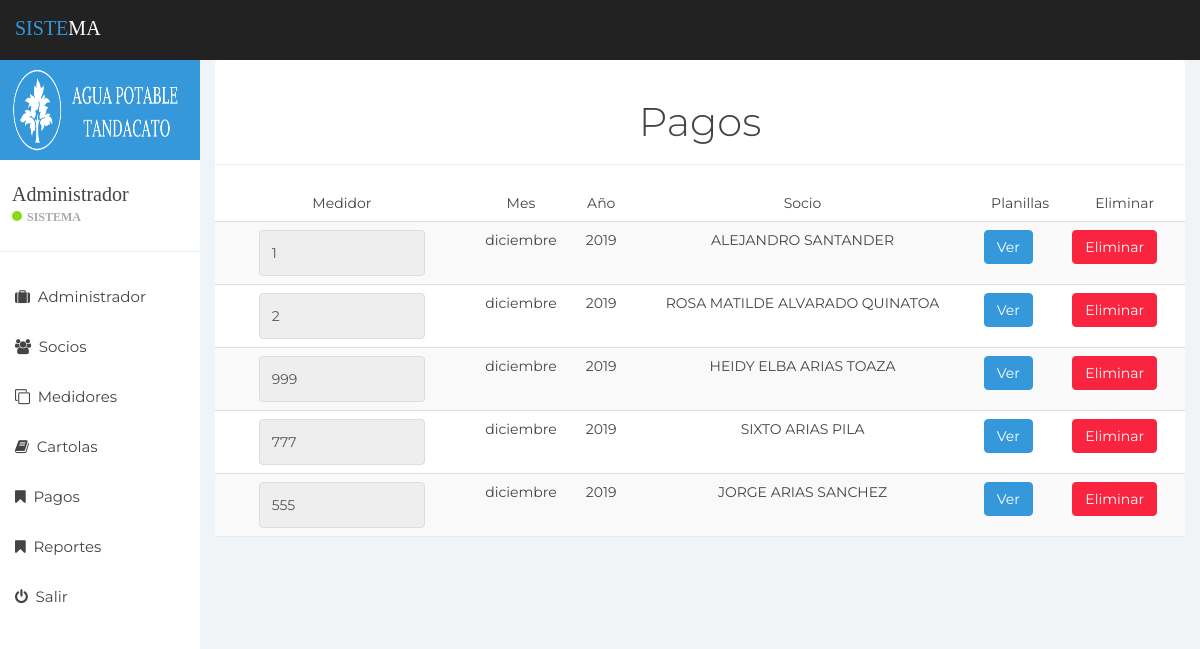
Screenshot of /Views/Pagos/lista.php (signed in) with the database file from the repository.
### tables this page shows
CREATE TABLE IF NOT EXISTS `cartola` (
`id` int(11) NOT NULL,
  `idMedidor` int(11) NOT NULL,
  `numero` varchar(255) NOT NULL,
  `direccion` varchar(255) NOT NULL,
  `socio` varchar(255) NOT NULL,
  `costo` varchar(255) NOT NULL,
  `mes` varchar(255) NOT NULL,
  `anio` int(4) NOT NULL,
  `estado` int(4) NOT NULL
);

### Views/Pagos/lista.php (the view, shortened to what this page needs)
<?php include("Inicio.php"); ?>
<br>
<section>
  <h1 align='center'>Pagos</h1>
  <hr>
  <table class="table table-striped table-hove" id="myTable">
    <thead>
      <tr>
        <td align="center">Medidor</td>
        <td align="center">Mes</td>
        <td align="center">Año</td>
        <td align="center">Socio</td>
        <td align="center">Planillas</td>
        <td align="center">Eliminar</td>
      </tr>
    </thead>
    <tbody>
      <?php
      include 'conection.php';
      $lastMes = "SELECT mes,id FROM cartola ORDER by id DESC LIMIT 1";
      $lastM = mysqli_query($connection, $lastMes);
      while ($resM = mysqli_fetch_array($lastM)) {
        $varLastM = $resM['mes'];
      }
      if(!empty($varLastM)){
      $listarCartola = "SELECT c.id, c.numero, c.direccion, c.socio, c.costo, c.mes, c.anio,
                    s.id_socio, CONCAT( s.nombre_socio, ' ',s.apellido_socio) AS nombre_completo
                    FROM cartola c
                    INNER JOIN socio s ON c.socio = s.id_socio WHERE mes = '$varLastM'";
      $query = mysqli_query($connection, $listarCartola);
      while ($row = mysqli_fetch_array($query)) { ?>
        <tr>
          <td align='center'><input type="text" readonly class="form-control" value="<?php echo $row['numero']; ?>" required></td>
          <td align='center'><?php echo $row['mes']; ?></td>
          <td align='center'><?php echo $row['anio']; ?></td>
          <td align='center'><?php echo $row['nombre_completo']; ?></td>
          <td><a class="btn btn-primary" href="cobrar.php?socio=<?php echo $row['socio']; ?>&&numMedidor=<?php echo $row['numero']; ?>">Ver</a></td>
          <td>
            <a class="btn btn-danger" href="controlador.php?id=<?php echo $row['id']; ?>&ver=eliminar">Eliminar</a>
          </td>
        </tr>
      <?php
      }
    } ?>
    </tbody>
  </table>
</section>
<?php include("Fin.php"); ?>

### Views/Pagos/css/styles.css (style rules this page uses)
body { background: #f1f4f7; padding-top: 60px; font-size: 14px; color: #444444; font-family: "Montserrat", "Helvetica Neue", Helvetica, Arial, sans-serif; }
a, a:hover, a:focus { color: #3498db; }
h1, h2, h3, h4, h5, h6 { color: #444444; }
h1 { font-weight: 300; font-size: 40px; }
input.form-control { border: 1px solid #ddd; box-shadow: none; height: 46px; }
.btn-primary, .btn-primary:hover, .btn-primary:focus, .btn-primary:active, .btn-primary.active, .open > .dropdown-toggle.btn-primary, .btn-primary.disabled, .btn-primary[disabled], fieldset[disabled] .btn-primary, .btn-primary.disabled:hover, .btn-primary[disabled]:hover, fieldset[disabled] .btn-primary:hover, .btn-primary.disabled:focus, .btn-primary[disabled]:focus, fieldset[disabled] .btn-primary:focus, .btn-primary.disabled:active, .btn-primary[disabled]:active, fieldset[disabled] .btn-primary:active, .btn-primary.disabled.active, .btn-primary[disabled].active, fieldset[disabled] .btn-primary.active { background-color: #3498db; border-color: #3498db; }
.btn-danger, .btn-danger:hover, .btn-danger:focus, .btn-danger:active, .btn-danger.active, .open > .dropdown-toggle.btn-danger, .btn-danger.disabled, .btn-danger[disabled], fieldset[disabled] .btn-danger, .btn-danger.disabled:hover, .btn-danger[disabled]:hover, fieldset[disabled] .btn-danger:hover, .btn-danger.disabled:focus, .btn-danger[disabled]:focus, fieldset[disabled] .btn-danger:focus, .btn-danger.disabled:active, .btn-danger[disabled]:active, fieldset[disabled] .btn-danger:active, .btn-danger.disabled.active, .btn-danger[disabled].active, fieldset[disabled] .btn-danger.active { background-color: #f9243f; border-color: #f9243f; }
.table { background: #fff; }

### Views/Pagos/lista.php (style rules this page uses)
.form-control { width: 70%; }

### rows the page displays
cartola: numero "1", mes "diciembre", anio "2019", nombre_completo "ALEJANDRO SANTANDER"
cartola: numero "2", mes "diciembre", anio "2019", nombre_completo "ROSA MATILDE ALVARADO QUINATOA"
cartola: numero "999", mes "diciembre", anio "2019", nombre_completo "HEIDY ELBA ARIAS TOAZA"
cartola: numero "777", mes "diciembre", anio "2019", nombre_completo "SIXTO ARIAS PILA"
cartola: numero "555", mes "diciembre", anio "2019", nombre_completo "JORGE ARIAS SANCHEZ"
